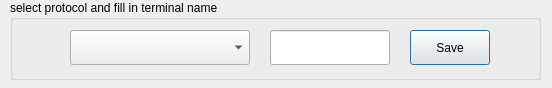
<?xml version="1.0" encoding="UTF-8"?>
<ui version="4.0">
 <class>NewProtocolWin</class>
 <widget class="QDialog" name="NewProtocolWin">
  <property name="geometry">
   <rect>
    <x>0</x>
    <y>0</y>
    <width>552</width>
    <height>88</height>
   </rect>
  </property>
  <property name="minimumSize">
   <size>
    <width>552</width>
    <height>88</height>
   </size>
  </property>
  <property name="maximumSize">
   <size>
    <width>552</width>
    <height>88</height>
   </size>
  </property>
  <property name="windowTitle">
   <string>Dialog</string>
  </property>
  <widget class="QGroupBox" name="groupBox">
   <property name="geometry">
    <rect>
     <x>10</x>
     <y>0</y>
     <width>531</width>
     <height>80</height>
    </rect>
   </property>
   <property name="title">
    <string>select protocol and fill in terminal name</string>
   </property>
   <widget class="QComboBox" name="NewProtocolSimpleNameCb">
    <property name="geometry">
     <rect>
      <x>60</x>
      <y>30</y>
      <width>180</width>
      <height>35</height>
     </rect>
    </property>
    <property name="minimumSize">
     <size>
      <width>180</width>
      <height>35</height>
     </size>
    </property>
   </widget>
   <widget class="QLineEdit" name="NewTerminalNameEd">
    <property name="geometry">
     <rect>
      <x>260</x>
      <y>30</y>
      <width>120</width>
      <height>35</height>
     </rect>
    </property>
    <property name="minimumSize">
     <size>
      <width>120</width>
      <height>35</height>
     </size>
    </property>
   </widget>
   <widget class="QPushButton" name="NewTerminalBn">
    <property name="geometry">
     <rect>
      <x>400</x>
      <y>30</y>
      <width>80</width>
      <height>35</height>
     </rect>
    </property>
    <property name="minimumSize">
     <size>
      <width>80</width>
      <height>35</height>
     </size>
    </property>
    <property name="text">
     <string>Save</string>
    </property>
   </widget>
  </widget>
 </widget>
 <resources/>
 <connections/>
</ui>
